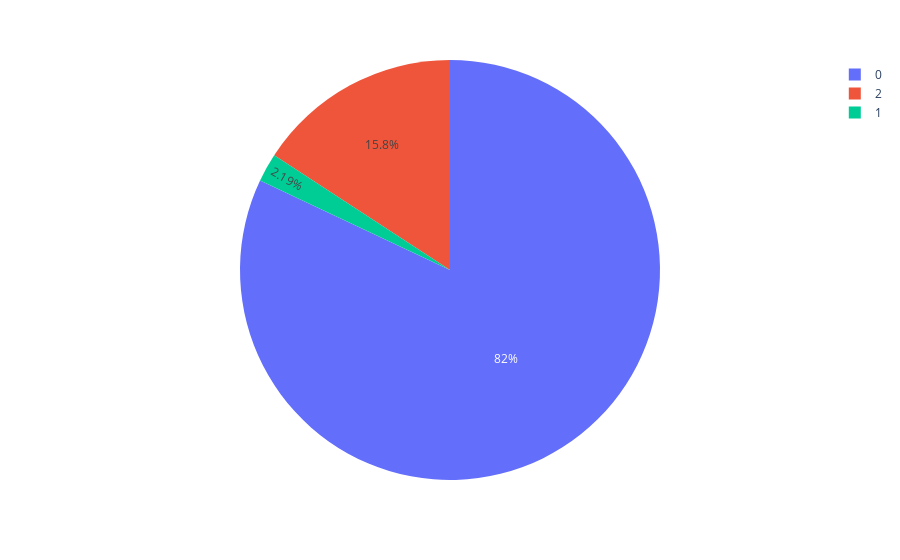

Here is the notebook cell this chart was saved with:
### Code cell
pie = clusters.groupby('label').size().reset_index()
pie.columns = ['label','value']
px.pie(pie,values ='value',names ='label')

### Figure 1 — Plotly figure (JSON) as saved in the notebook; plotly's stock layout.template omitted (floating-point values rounded to 4 significant figures)
{"data": [{"domain": {"x": [0, 1], "y": [0, 1]}, "hovertemplate": "label=%{label}<br>value=%{value}<extra></extra>", "labels": [0, 1, 2], "legendgroup": "", "name": "", "showlegend": true, "type": "pie", "values": [187, 5, 36]}], "layout": {"legend": {"tracegroupgap": 0}, "margin": {"t": 60}}}
